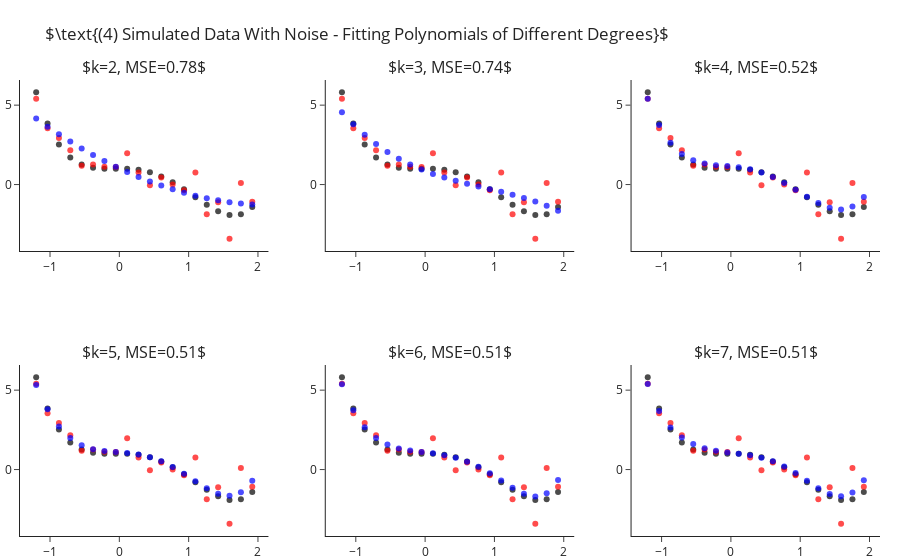

The cell this chart's notebook holds for it:
### Markdown cell above
## Fitting Polynomial Of Different Degrees - With Sample Noise

Still fitting for different values of $k$, let us add some standard Gaussian noise (i.e. $\mathcal{N}\left(0,1\right)$).
This time we observe two things:
- Even for the correct $k=4$ model we are not able to achieve zero MSE.
- As we increase $4<k\rightarrow 7$ we manage to decrease the error more and more.

### Code cell
y = y_ + np.random.normal(size=len(y_))

ks = range(2, 8)
fig = make_subplots(2, 3, subplot_titles=list(ks))
for i, k in enumerate(ks):
    r,c = i//3+1, i%3+1 
    
    y_hat = make_pipeline(PolynomialFeatures(k), LinearRegression(fit_intercept=False)).fit(X, y).predict(X)
    fig.add_traces([go.Scatter(x=x, y=y_, mode="markers", name="Real Points",  marker=dict(color="black", opacity=.7), showlegend=False),
                    go.Scatter(x=x, y=y, mode="markers", name="Observed Points",  marker=dict(color="red", opacity=.7), showlegend=False), 
                    go.Scatter(x=x, y=y_hat, mode="markers", name="Predicted Points",  marker=dict(color="blue", opacity=.7), showlegend=False)], rows=r, cols=c)
    fig["layout"]["annotations"][i]["text"] = rf"$k={{0}}, MSE={{1}}$".format(k, round(np.mean((y-y_hat)**2), 2))

fig.update_layout(title=r"$\text{(4) Simulated Data With Noise - Fitting Polynomials of Different Degrees}$", margin=dict(t=80)).show()

### Figure 1 — Plotly figure (JSON) as saved in the notebook; plotly's stock layout.template omitted (floating-point values rounded to 4 significant figures)
{"data": [{"marker": {"color": "black", "opacity": 0.7}, "mode": "markers", "name": "Real Points", "showlegend": false, "x": [-1.2, -1.036, -0.8718, -0.7077, -0.5436, -0.3795, -0.2154, -0.05128, 0.1128, 0.2769, 0.441, 0.6051, 0.7692, 0.9333, 1.097, 1.262, 1.426, 1.59, 1.754, 1.918], "y": [5.81, 3.838, 2.523, 1.709, 1.261, 1.058, 0.9989, 0.999, 0.9909, 0.9251, 0.769, 0.5078, 0.1439, -0.3028, -0.7951, -1.278, -1.68, -1.912, -1.866, -1.418], "type": "scatter", "xaxis": "x", "yaxis": "y"}, {"marker": {"color": "red", "opacity": 0.7}, "mode": "markers", "name": "Observed Points", "showlegend": false, "x": [-1.2, -1.036, -0.8718, -0.7077, -0.5436, -0.3795, -0.2154, -0.05128, 0.1128, 0.2769, 0.441, 0.6051, 0.7692, 0.9333, 1.097, 1.262, 1.426, 1.59, 1.754, 1.918], "y": [5.398, 3.553, 2.924, 2.16, 1.178, 1.255, 1.125, 1.104, 1.973, 0.7649, -0.03735, 0.4424, 0.01032, -0.357, 0.7547, -1.864, -1.113, -3.411, 0.09205, -1.083], "type": "scatter", "xaxis": "x", "yaxis": "y"}, {"marker": {"color": "blue", "opacity": 0.7}, "mode": "markers", "name": "Predicted Points", "showlegend": false, "x": [-1.2, -1.036, -0.8718, -0.7077, -0.5436, -0.3795, -0.2154, -0.05128, 0.1128, 0.2769, 0.441, 0.6051, 0.7692, 0.9333, 1.097, 1.262, 1.426, 1.59, 1.754, 1.918], "y": [4.154, 3.646, 3.164, 2.706, 2.272, 1.864, 1.48, 1.121, 0.787, 0.4775, 0.1928, -0.06726, -0.3025, -0.5131, -0.6989, -0.8599, -0.9963, -1.108, -1.195, -1.257], "type": "scatter", "xaxis": "x", "yaxis": "y"}, {"marker": {"color": "black", "opacity": 0.7}, "mode": "markers", "name": "Real Points", "showlegend": false, "x": [-1.2, -1.036, -0.8718, -0.7077, -0.5436, -0.3795, -0.2154, -0.05128, 0.1128, 0.2769, 0.441, 0.6051, 0.7692, 0.9333, 1.097, 1.262, 1.426, 1.59, 1.754, 1.918], "y": [5.81, 3.838, 2.523, 1.709, 1.261, 1.058, 0.9989, 0.999, 0.9909, 0.9251, 0.769, 0.5078, 0.1439, -0.3028, -0.7951, -1.278, -1.68, -1.912, -1.866, -1.418], "type": "scatter", "xaxis": "x2", "yaxis": "y2"}, {"marker": {"color": "red", "opacity": 0.7}, "mode": "markers", "name": "Observed Points", "showlegend": false, "x": [-1.2, -1.036, -0.8718, -0.7077, -0.5436, -0.3795, -0.2154, -0.05128, 0.1128, 0.2769, 0.441, 0.6051, 0.7692, 0.9333, 1.097, 1.262, 1.426, 1.59, 1.754, 1.918], "y": [5.398, 3.553, 2.924, 2.16, 1.178, 1.255, 1.125, 1.104, 1.973, 0.7649, -0.03735, 0.4424, 0.01032, -0.357, 0.7547, -1.864, -1.113, -3.411, 0.09205, -1.083], "type": "scatter", "xaxis": "x2", "yaxis": "y2"}, {"marker": {"color": "blue", "opacity": 0.7}, "mode": "markers", "name": "Predicted Points", "showlegend": false, "x": [-1.2, -1.036, -0.8718, -0.7077, -0.5436, -0.3795, -0.2154, -0.05128, 0.1128, 0.2769, 0.441, 0.6051, 0.7692, 0.9333, 1.097, 1.262, 1.426, 1.59, 1.754, 1.918], "y": [4.546, 3.791, 3.129, 2.553, 2.054, 1.625, 1.257, 0.9412, 0.6709, 0.4375, 0.2328, 0.04886, -0.1225, -0.2893, -0.4598, -0.6419, -0.8437, -1.073, -1.339, -1.649], "type": "scatter", "xaxis": "x2", "yaxis": "y2"}, {"marker": {"color": "black", "opacity": 0.7}, "mode": "markers", "name": "Real Points", "showlegend": false, "x": [-1.2, -1.036, -0.8718, -0.7077, -0.5436, -0.3795, -0.2154, -0.05128, 0.1128, 0.2769, 0.441, 0.6051, 0.7692, 0.9333, 1.097, 1.262, 1.426, 1.59, 1.754, 1.918], "y": [5.81, 3.838, 2.523, 1.709, 1.261, 1.058, 0.9989, 0.999, 0.9909, 0.9251, 0.769, 0.5078, 0.1439, -0.3028, -0.7951, -1.278, -1.68, -1.912, -1.866, -1.418], "type": "scatter", "xaxis": "x3", "yaxis": "y3"}, {"marker": {"color": "red", "opacity": 0.7}, "mode": "markers", "name": "Observed Points", "showlegend": false, "x": [-1.2, -1.036, -0.8718, -0.7077, -0.5436, -0.3795, -0.2154, -0.05128, 0.1128, 0.2769, 0.441, 0.6051, 0.7692, 0.9333, 1.097, 1.262, 1.426, 1.59, 1.754, 1.918], "y": [5.398, 3.553, 2.924, 2.16, 1.178, 1.255, 1.125, 1.104, 1.973, 0.7649, -0.03735, 0.4424, 0.01032, -0.357, 0.7547, -1.864, -1.113, -3.411, 0.09205, -1.083], "type": "scatter", "xaxis": "x3", "yaxis": "y3"}, {"marker": {"color": "blue", "opacity": 0.7}, "mode": "markers", "name": "Predicted Points", "showlegend": false, "x": [-1.2, -1.036, -0.8718, -0.7077, -0.5436, -0.3795, -0.2154, -0.05128, 0.1128, 0.2769, 0.441, 0.6051, 0.7692, 0.9333, 1.097, 1.262, 1.426, 1.59, 1.754, 1.918], "y": [5.406, 3.745, 2.631, 1.931, 1.527, 1.32, 1.222, 1.165, 1.092, 0.9648, 0.7602, 0.4697, 0.1008, -0.3235, -0.7647, -1.169, -1.466, -1.571, -1.384, -0.7885], "type": "scatter", "xaxis": "x3", "yaxis": "y3"}, {"marker": {"color": "black", "opacity": 0.7}, "mode": "markers", "name": "Real Points", "showlegend": false, "x": [-1.2, -1.036, -0.8718, -0.7077, -0.5436, -0.3795, -0.2154, -0.05128, 0.1128, 0.2769, 0.441, 0.6051, 0.7692, 0.9333, 1.097, 1.262, 1.426, 1.59, 1.754, 1.918], "y": [5.81, 3.838, 2.523, 1.709, 1.261, 1.058, 0.9989, 0.999, 0.9909, 0.9251, 0.769, 0.5078, 0.1439, -0.3028, -0.7951, -1.278, -1.68, -1.912, -1.866, -1.418], "type": "scatter", "xaxis": "x4", "yaxis": "y4"}, {"marker": {"color": "red", "opacity": 0.7}, "mode": "markers", "name": "Observed Points", "showlegend": false, "x": [-1.2, -1.036, -0.8718, -0.7077, -0.5436, -0.3795, -0.2154, -0.05128, 0.1128, 0.2769, 0.441, 0.6051, 0.7692, 0.9333, 1.097, 1.262, 1.426, 1.59, 1.754, 1.918], "y": [5.398, 3.553, 2.924, 2.16, 1.178, 1.255, 1.125, 1.104, 1.973, 0.7649, -0.03735, 0.4424, 0.01032, -0.357, 0.7547, -1.864, -1.113, -3.411, 0.09205, -1.083], "type": "scatter", "xaxis": "x4", "yaxis": "y4"}, {"marker": {"color": "blue", "opacity": 0.7}, "mode": "markers", "name": "Predicted Points", "showlegend": false, "x": [-1.2, -1.036, -0.8718, -0.7077, -0.5436, -0.3795, -0.2154, -0.05128, 0.1128, 0.2769, 0.441, 0.6051, 0.7692, 0.9333, 1.097, 1.262, 1.426, 1.59, 1.754, 1.918], "y": [5.32, 3.795, 2.711, 1.985, 1.536, 1.286, 1.163, 1.101, 1.044, 0.9473, 0.7777, 0.5172, 0.1645, -0.2638, -0.7306, -1.177, -1.52, -1.651, -1.434, -0.7029], "type": "scatter", "xaxis": "x4", "yaxis": "y4"}, {"marker": {"color": "black", "opacity": 0.7}, "mode": "markers", "name": "Real Points", "showlegend": false, "x": [-1.2, -1.036, -0.8718, -0.7077, -0.5436, -0.3795, -0.2154, -0.05128, 0.1128, 0.2769, 0.441, 0.6051, 0.7692, 0.9333, 1.097, 1.262, 1.426, 1.59, 1.754, 1.918], "y": [5.81, 3.838, 2.523, 1.709, 1.261, 1.058, 0.9989, 0.999, 0.9909, 0.9251, 0.769, 0.5078, 0.1439, -0.3028, -0.7951, -1.278, -1.68, -1.912, -1.866, -1.418], "type": "scatter", "xaxis": "x5", "yaxis": "y5"}, {"marker": {"color": "red", "opacity": 0.7}, "mode": "markers", "name": "Observed Points", "showlegend": false, "x": [-1.2, -1.036, -0.8718, -0.7077, -0.5436, -0.3795, -0.2154, -0.05128, 0.1128, 0.2769, 0.441, 0.6051, 0.7692, 0.9333, 1.097, 1.262, 1.426, 1.59, 1.754, 1.918], "y": [5.398, 3.553, 2.924, 2.16, 1.178, 1.255, 1.125, 1.104, 1.973, 0.7649, -0.03735, 0.4424, 0.01032, -0.357, 0.7547, -1.864, -1.113, -3.411, 0.09205, -1.083], "type": "scatter", "xaxis": "x5", "yaxis": "y5"}, {"marker": {"color": "blue", "opacity": 0.7}, "mode": "markers", "name": "Predicted Points", "showlegend": false, "x": [-1.2, -1.036, -0.8718, -0.7077, -0.5436, -0.3795, -0.2154, -0.05128, 0.1128, 0.2769, 0.441, 0.6051, 0.7692, 0.9333, 1.097, 1.262, 1.426, 1.59, 1.754, 1.918], "y": [5.368, 3.738, 2.665, 1.985, 1.572, 1.333, 1.196, 1.106, 1.02, 0.9053, 0.7357, 0.4931, 0.1693, -0.2307, -0.6834, -1.14, -1.52, -1.697, -1.491, -0.6555], "type": "scatter", "xaxis": "x5", "yaxis": "y5"}, {"marker": {"color": "black", "opacity": 0.7}, "mode": "markers", "name": "Real Points", "showlegend": false, "x": [-1.2, -1.036, -0.8718, -0.7077, -0.5436, -0.3795, -0.2154, -0.05128, 0.1128, 0.2769, 0.441, 0.6051, 0.7692, 0.9333, 1.097, 1.262, 1.426, 1.59, 1.754, 1.918], "y": [5.81, 3.838, 2.523, 1.709, 1.261, 1.058, 0.9989, 0.999, 0.9909, 0.9251, 0.769, 0.5078, 0.1439, -0.3028, -0.7951, -1.278, -1.68, -1.912, -1.866, -1.418], "type": "scatter", "xaxis": "x6", "yaxis": "y6"}, {"marker": {"color": "red", "opacity": 0.7}, "mode": "markers", "name": "Observed Points", "showlegend": false, "x": [-1.2, -1.036, -0.8718, -0.7077, -0.5436, -0.3795, -0.2154, -0.05128, 0.1128, 0.2769, 0.441, 0.6051, 0.7692, 0.9333, 1.097, 1.262, 1.426, 1.59, 1.754, 1.918], "y": [5.398, 3.553, 2.924, 2.16, 1.178, 1.255, 1.125, 1.104, 1.973, 0.7649, -0.03735, 0.4424, 0.01032, -0.357, 0.7547, -1.864, -1.113, -3.411, 0.09205, -1.083], "type": "scatter", "xaxis": "x6", "yaxis": "y6"}, {"marker": {"color": "blue", "opacity": 0.7}, "mode": "markers", "name": "Predicted Points", "showlegend": false, "x": [-1.2, -1.036, -0.8718, -0.7077, -0.5436, -0.3795, -0.2154, -0.05128, 0.1128, 0.2769, 0.441, 0.6051, 0.7692, 0.9333, 1.097, 1.262, 1.426, 1.59, 1.754, 1.918], "y": [5.392, 3.691, 2.654, 2.011, 1.606, 1.348, 1.184, 1.077, 0.9917, 0.8938, 0.7472, 0.5213, 0.1983, -0.2187, -0.6979, -1.174, -1.546, -1.685, -1.444, -0.6796], "type": "scatter", "xaxis": "x6", "yaxis": "y6"}], "layout": {"xaxis": {"anchor": "y", "domain": [0.0, 0.2889]}, "yaxis": {"anchor": "x", "domain": [0.625, 1.0]}, "xaxis2": {"anchor": "y2", "domain": [0.3556, 0.6444]}, "yaxis2": {"anchor": "x2", "domain": [0.625, 1.0]}, "xaxis3": {"anchor": "y3", "domain": [0.7111, 1.0]}, "yaxis3": {"anchor": "x3", "domain": [0.625, 1.0]}, "xaxis4": {"anchor": "y4", "domain": [0.0, 0.2889]}, "yaxis4": {"anchor": "x4", "domain": [0.0, 0.375]}, "xaxis5": {"anchor": "y5", "domain": [0.3556, 0.6444]}, "yaxis5": {"anchor": "x5", "domain": [0.0, 0.375]}, "xaxis6": {"anchor": "y6", "domain": [0.7111, 1.0]}, "yaxis6": {"anchor": "x6", "domain": [0.0, 0.375]}, "annotations": [{"font": {"size": 16}, "showarrow": false, "text": "$k=2, MSE=0.78$", "x": 0.1444, "xanchor": "center", "xref": "paper", "y": 1.0, "yanchor": "bottom", "yref": "paper"}, {"font": {"size": 16}, "showarrow": false, "text": "$k=3, MSE=0.74$", "x": 0.5, "xanchor": "center", "xref": "paper", "y": 1.0, "yanchor": "bottom", "yref": "paper"}, {"font": {"size": 16}, "showarrow": false, "text": "$k=4, MSE=0.52$", "x": 0.8556, "xanchor": "center", "xref": "paper", "y": 1.0, "yanchor": "bottom", "yref": "paper"}, {"font": {"size": 16}, "showarrow": false, "text": "$k=5, MSE=0.51$", "x": 0.1444, "xanchor": "center", "xref": "paper", "y": 0.375, "yanchor": "bottom", "yref": "paper"}, {"font": {"size": 16}, "showarrow": false, "text": "$k=6, MSE=0.51$", "x": 0.5, "xanchor": "center", "xref": "paper", "y": 0.375, "yanchor": "bottom", "yref": "paper"}, {"font": {"size": 16}, "showarrow": false, "text": "$k=7, MSE=0.51$", "x": 0.8556, "xanchor": "center", "xref": "paper", "y": 0.375, "yanchor": "bottom", "yref": "paper"}], "margin": {"t": 80}, "title": {"text": "$\\text{(4) Simulated Data With Noise - Fitting Polynomials of Different Degrees}$"}}}
